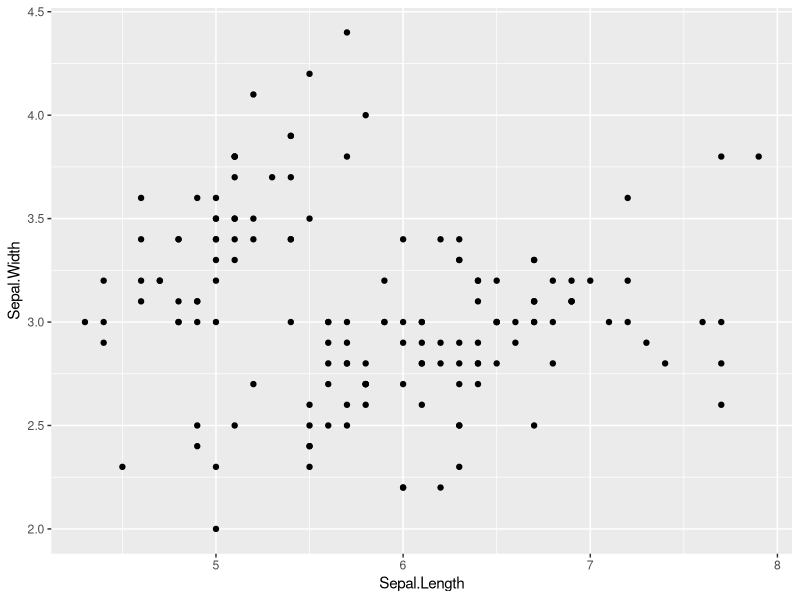
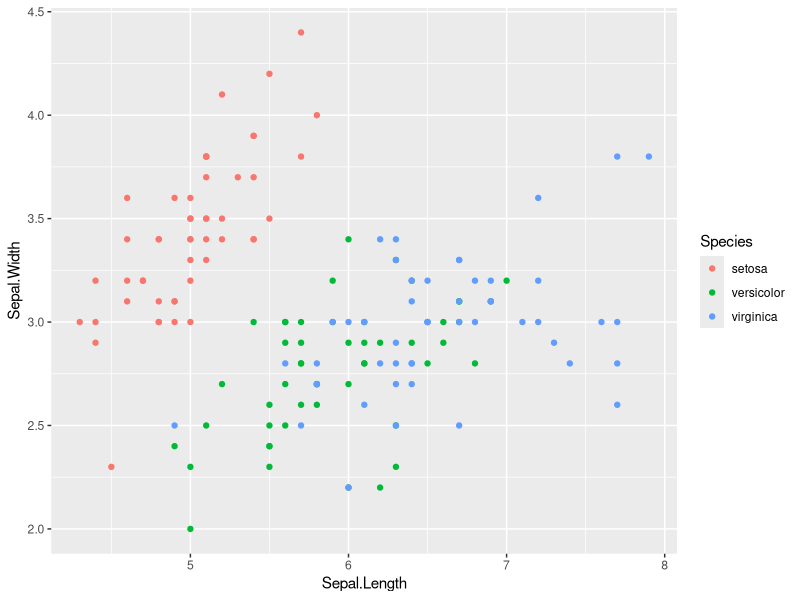
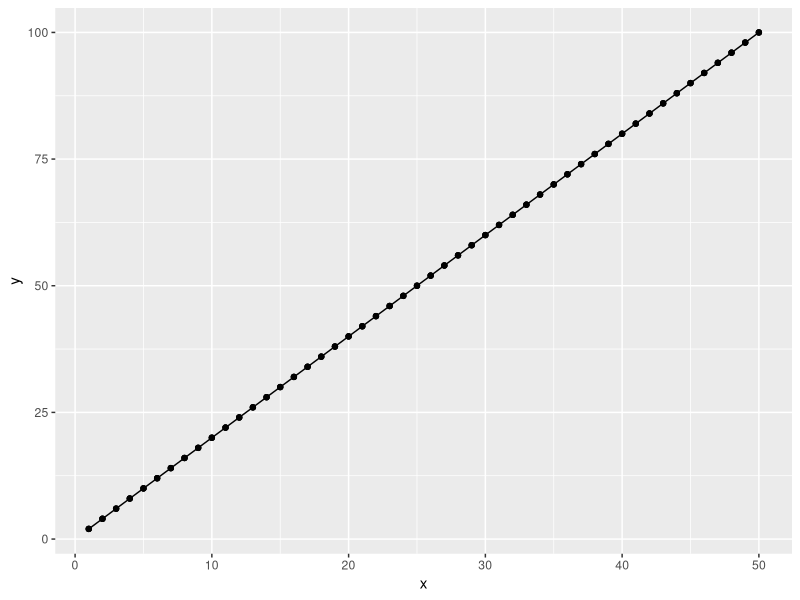
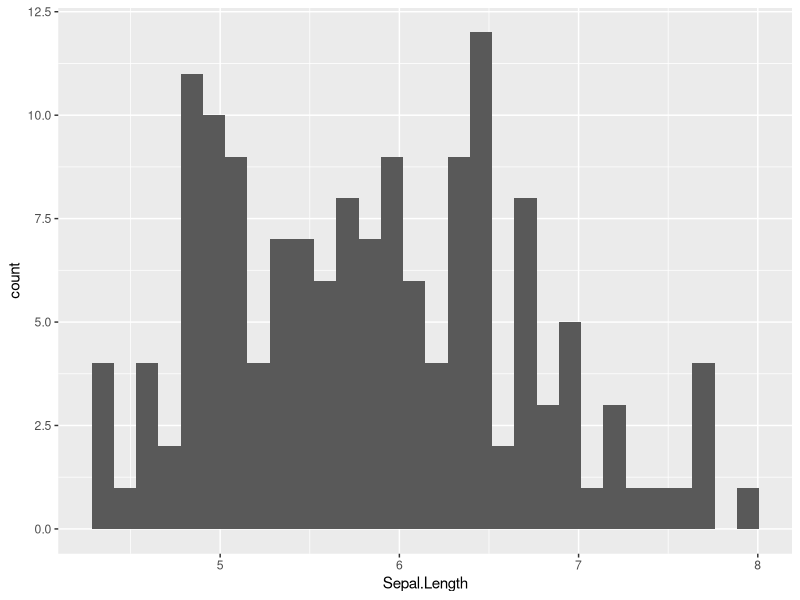
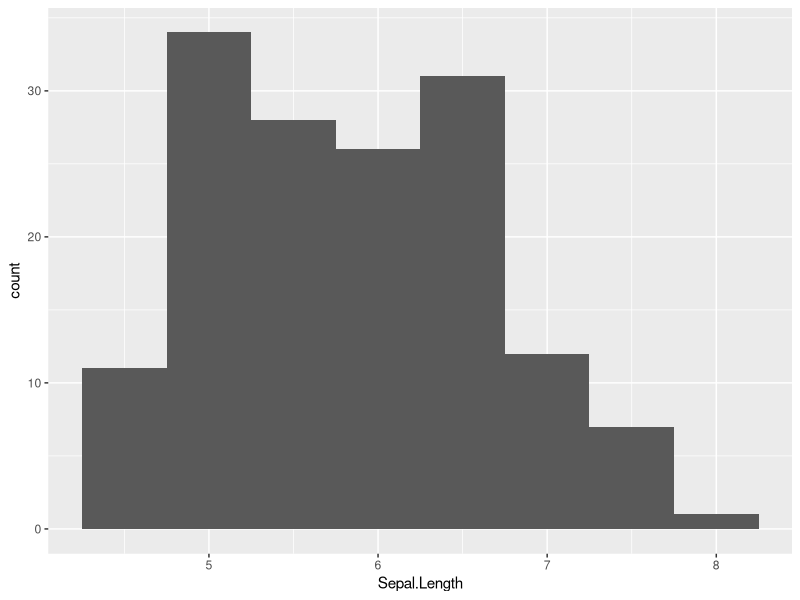
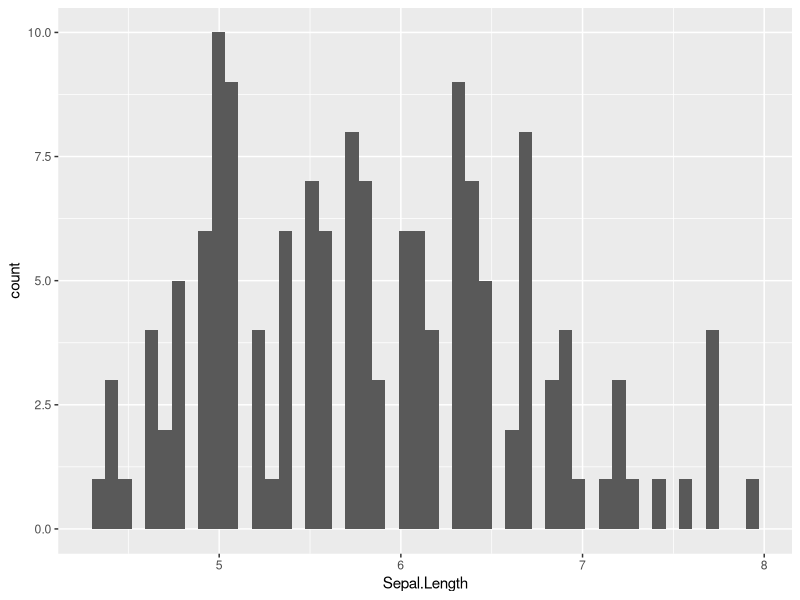
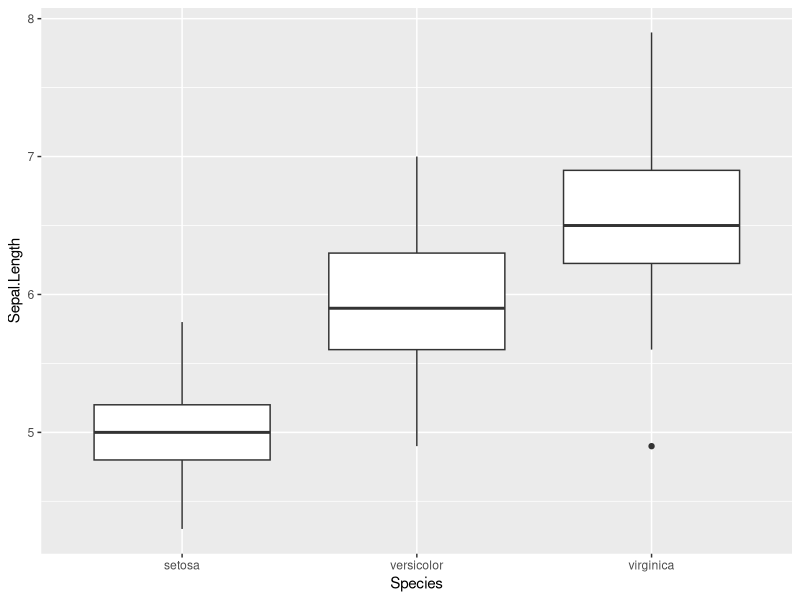
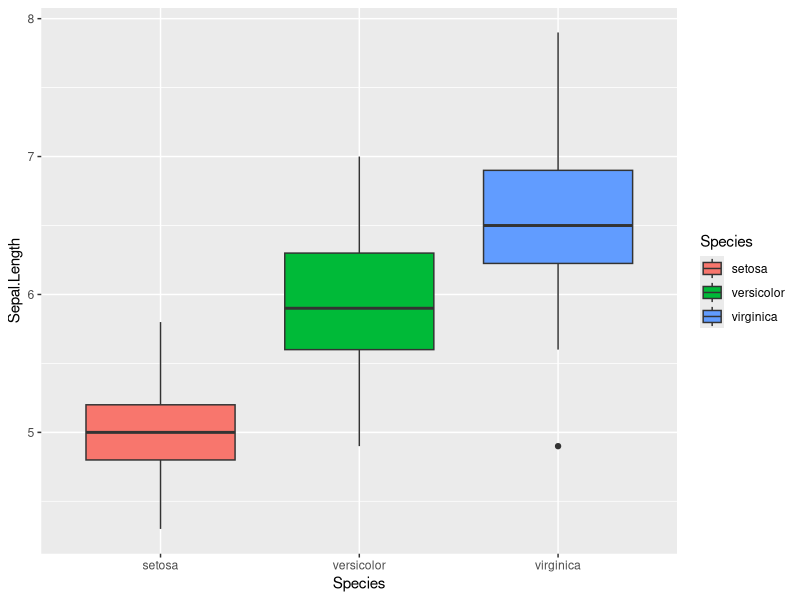

The R script that drew these images, in order:

# Week 3 Tue --------------------------------------------------------------
library(tidyverse)

# basic plot
iris %>% 
  ggplot(aes(x = Sepal.Length,
             y = Sepal.Width)) +
  geom_point()

# change color by "Species" column
iris %>% 
  ggplot(aes(x = Sepal.Length,
             y = Sepal.Width,
             color = Species)) +
  geom_point()

# sample data
df0 <- tibble(x = rep(1:50, 3),
              y = x * 2)

# basic plot
df0 %>% 
  ggplot(aes(x = x,
             y = y)) +
  geom_line() +
  geom_point()
  
# basic plot; bins = 30 by default
iris %>% 
  ggplot(aes(x = Sepal.Length)) +
  geom_histogram()

# change bin width
iris %>% 
  ggplot(aes(x = Sepal.Length)) +
  geom_histogram(binwidth = 0.5)  

# change bin number
iris %>% 
  ggplot(aes(x = Sepal.Length)) +
  geom_histogram(bins = 50)

# basic plot
iris %>% 
  ggplot(aes(x = Species,
             y = Sepal.Length)) +
  geom_boxplot()

# change fill by "Species"
iris %>% 
  ggplot(aes(x = Species,
             y = Sepal.Length,
             fill = Species)) +
  geom_boxplot()

# change fill by "Species", but consistent color
iris %>% 
  ggplot(aes(x = Species,
             y = Sepal.Length,
             fill = Species)) +
  geom_boxplot(color = "darkgrey")

# facet
iris %>%
  ggplot(aes(x = Sepal.Length,
             y = Sepal.Width))+
  geom_point()+
  facet_wrap(facets = ~ Species,
             nrow = 2,
             ncol = 2)
